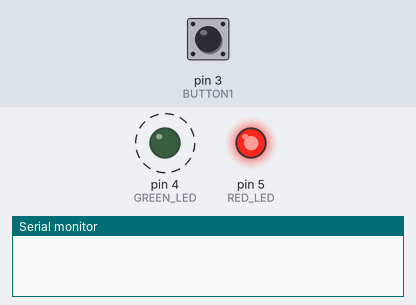
Simulated run of this sketch. Board: Arduino Uno, built with avr-gcc and run on an emulated ATmega328P. On the bench: output pins drawn as LEDs (lit = HIGH), the last lines printed to the serial monitor. Dashed ring = blinking. The test bench sets the inputs (shaded band); at power-on: pin 3 (BUTTON1) HIGH.

Above: at 1.2 s.
1.3 s: pin 3 (BUTTON1) pulled LOW for 0.15 s
At 1.37 s:
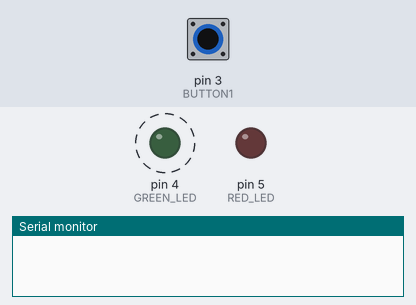
4.3 s: pin 3 (BUTTON1) pulled LOW for 1 s
At 6.8 s:
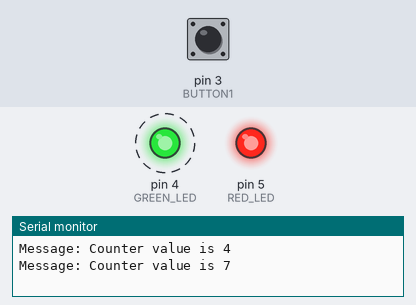
7.3 s: pin 3 (BUTTON1) pulled LOW for 3.2 s
At 8.7 s:
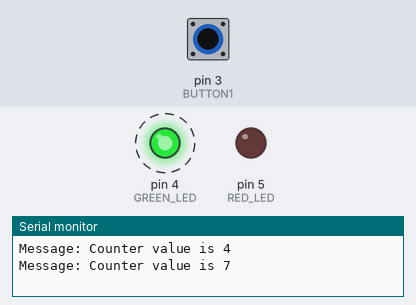
Timing chart, 0 to 18.0 s (numbered marks = the images above; inputs shaded):
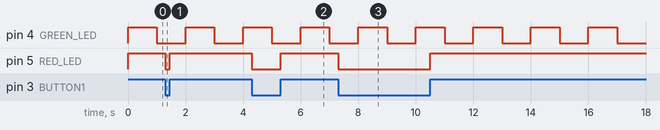

Measured:
- after the input at 1.3 s, pin 5 (RED_LED): HIGH → LOW at once, → HIGH 0.15 s later
- after the input at 4.3 s, pin 5 (RED_LED): HIGH → LOW at once, → HIGH 1.0 s later
- after the input at 7.3 s, pin 5 (RED_LED): HIGH → LOW at once, → HIGH 3.2 s later
- by itself, pin 4 (GREEN_LED): alternates HIGH for 1.0 s and LOW for 1.0 s

The sketch:

LAB3.ino
```cpp
//here i am defining my pins
#define BUTTON1 3
#define RED_LED 5
#define GREEN_LED 4


//the volatile being used in the next few lines is to ensure the variables
//are being properly updated inside ISRs

//this line will make the counter increase every 1hz
//this counter is part of task 1
volatile unsigned long counter = 0;

//this with the bool state will be used in order to make the greed led
//blink every 1hz as part of task 1
volatile bool greenLEDState = false;

//this line with the bool state will be used to light the led
//whenever the button is pressed in order to complete task 2
volatile bool redLEDState = false;

//this variable will be used in order to store the last time a message
//was printed
unsigned long lastMessageTime = 0;

//this variable defines the 3 second interval that will be used when
//printing to the serial monitor
const unsigned long messageInterval = 3000;

//this line of code will use a bool state in order to
//determine when the button has been pressed
volatile bool buttonPressed = false;

void setup() {
  //these three lines of code are assigning the pin set up for each variable
  pinMode(BUTTON1, INPUT_PULLUP);
  pinMode(RED_LED, OUTPUT);
  pinMode(GREEN_LED, OUTPUT);

  //this line is initializing the serial monitor
  Serial.begin(9600);

  // Initialize Timer1 for Task 1 (1 Hz)

  //the purpose of this line is to disable the interrupts
  //in order for the timer to not face any issues
  cli();
// the next few lines are used to create the 1 second timer
  //these lines will clear the registers of Timer1
  TCCR1A = 0;
  TCCR1B = 0;

//this line initializes the counter
  TCNT1 = 0;

  //OCR1A is set to 15625 in order to create the 1 second timer than runs at 1hz
  //this is done by using a prescaler of 1024
  //you must divide 16,000,000 by 1024, then subtract 1 in order to get this value
  OCR1A = 15624;

//this line will enable CTC mode which clears the timer on compare match
  TCCR1B |= (1 << WGM12);

//this line is setting the prescaler to 1024
  TCCR1B |= (1 << CS12) | (1 << CS10);

  //this line will enable the Timer1 compare interrupt
  TIMSK1 |= (1 << OCIE1A);


//the next few lines are to create the second timer (task 2) that runs at 10hz
  //this line will clearing the resgisters of Timer2
  TCCR2A = 0;
  TCCR2B = 0;
  TCNT2 = 0; //this line will iitialize the counter


//this line sets OCR2A to 249 in order to get a 10hz interrupt
//the math is calculated by dividing 16,000,000 by (64*(249+1))
  OCR2A = 249;

  //this line will enable CTC mode which clears the timer on compare match
  TCCR2A |= (1 << WGM21);

  //the 16MHz clock will use a prescaler of 64
  TCCR2B |= (1 << CS22);

  //this line will enable Timer2 compare interrupt
  TIMSK2 |= (1 << OCIE2A);

// this line will enable global interrupts after the setup completes
  sei();
}

void loop() {
  //this if statement is checking if 3 seconds have passed in order to print
  //to the serial moniter every 3 seconds
  if (millis() - lastMessageTime >= messageInterval) {
    //this line will update the "lastMessageTime"
    lastMessageTime = millis();

    ////the counter value will then be printed to the serial monitor
    Serial.print("Message: Counter value is ");
    Serial.println(counter);
  }

  // this if statement will check the state of the GREEN_LED
  //and turn it on or off depending on if it is high or low
  if (greenLEDState) {
    digitalWrite(GREEN_LED, HIGH);
  } else {
    digitalWrite(GREEN_LED, LOW);
  }

  // this if statement will check the state of the RED_LED
  //and turn it on or off depending on if it is high or low
  if (redLEDState) {
    digitalWrite(RED_LED, HIGH);
  } else {
    digitalWrite(RED_LED, LOW);
  }
}


//this section of the code will take care of completely task 1 (1Hz timer)
ISR(TIMER1_COMPA_vect) {
  //the counter will increase every second
  counter++;
  //the state of the led will then toggle in order to make the
  //led blink every 1 second (1Hz)
  greenLEDState = !greenLEDState;
}


//this second of the code will complete task 2 (10Hz timer)
ISR(TIMER2_COMPA_vect) {
  //this line of code will check the state of the button
  //in order to react to when the button has been pressed
  bool button1State = digitalRead(BUTTON1);


  //when the button is pressed, the state of the RED led will change to true
  //which will cause the RED led to turn on
  if (button1State == HIGH) {
    redLEDState = true;
    //while the button is not pressed or after it has stopped being pressed
    //then the led will no longer be turned on
  } else {
    redLEDState = false;
  }
}
```
